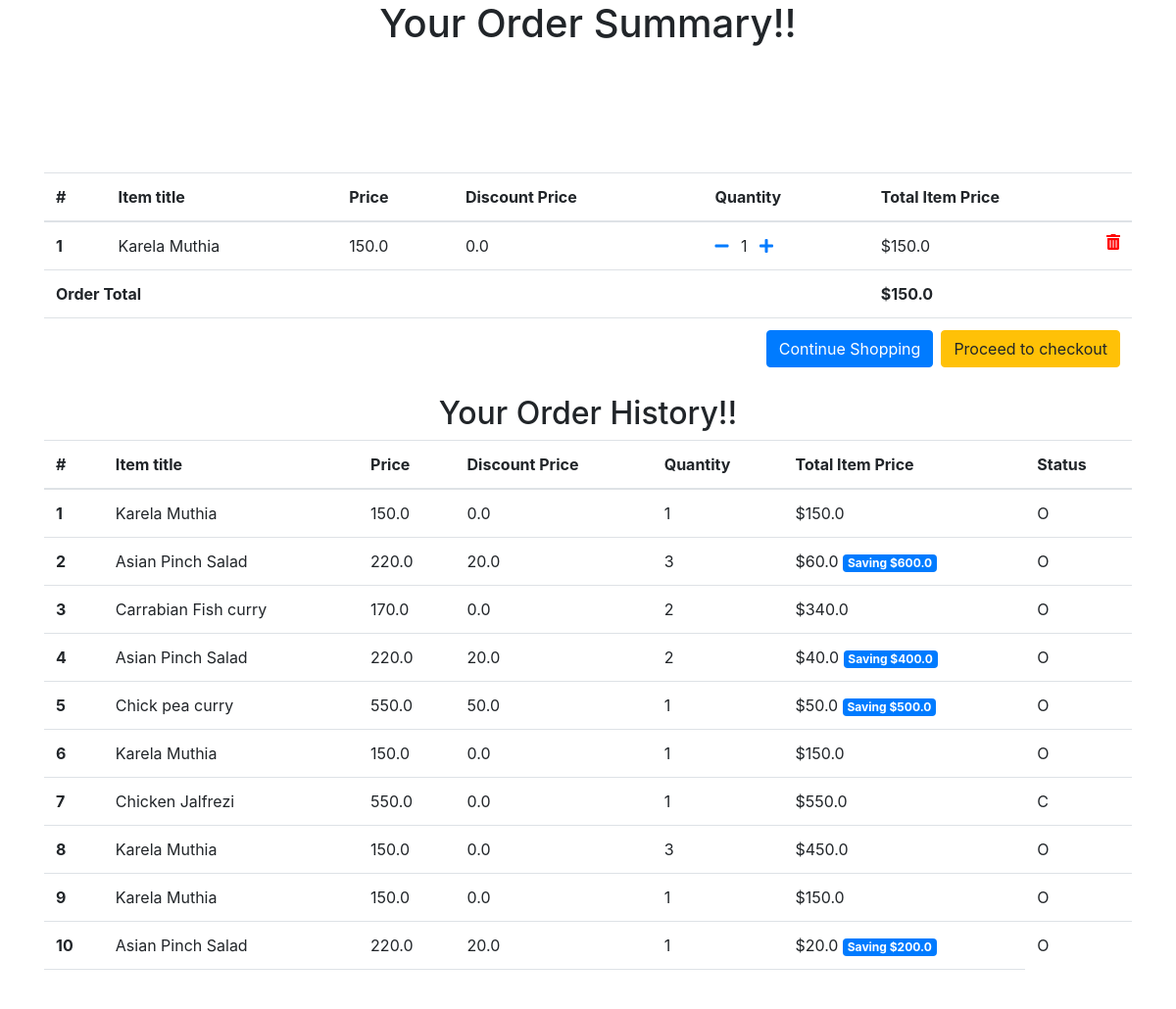
The app's page /order-summary/ (signed in) with its own data.
### core/models.py (models this page shows, shortened)
class OrderItem(models.Model):
    user = models.ForeignKey(settings.AUTH_USER_MODEL,
                             on_delete=models.CASCADE)
    ordered = models.BooleanField(default=False)
    item = models.ForeignKey(Item, on_delete=models.CASCADE)
    quantity = models.IntegerField(default=1)
    timestampStr = datetime.now().strftime("%d-%b-%Y (%H:%M:%S.%f)")
    status = models.CharField(choices=STATUS_CHOICES, max_length =1, default = 'O')
    chef_key = models.CharField(max_length=100 , default = timestampStr)
    def get_total_item_price(self):
        return self.quantity * self.item.price
    def get_total_discount_item_price(self):
        return self.quantity * self.item.discount_price
    def get_amount_saved(self):
        return self.get_total_item_price() - self.get_total_discount_item_price()
    def get_final_price(self):
    	if self.item.discount_price:
    		return self.get_total_discount_item_price()
    	return self.get_total_item_price()

class Item(models.Model):
    chef = models.ForeignKey(settings.AUTH_USER_MODEL,on_delete=models.CASCADE, null=True)
    title = models.CharField(max_length=100)
    is_veg = models.BooleanField(default=True)
    available = models.BooleanField(default=True)
    price = models.FloatField()
    discount_price = models.FloatField(blank=True, null=True)
    calories = models.FloatField(default=0)
    slug = models.SlugField(unique=True)
    description = models.TextField()
    image = models.ImageField(upload_to='item_pics')

class Order(models.Model):
    user = models.ForeignKey(settings.AUTH_USER_MODEL,on_delete=models.CASCADE)
    items = models.ManyToManyField(OrderItem)
    start_date = models.DateTimeField(auto_now_add=True)
    ordered_date = models.DateTimeField(auto_now = True)
    ordered = models.BooleanField(default=False)
    def get_total(self):
        total = 0
        for order_item in self.items.filter(ordered=False).all():
            total += order_item.get_final_price()
        return total

### core/views.py (the view)
# urls.py: path('order-summary/', OrderSummaryView.as_view(), name='order-summary'),
class OrderSummaryView(LoginRequiredMixin, View):
	def get(self, *args, **kwargs):
		try:
			order = Order.objects.get(user=self.request.user, ordered=False)
			order1 = Order.objects.get(user=self.request.user, ordered=False).items.filter(user=self.request.user,ordered=False).all()
			order2 = Order.objects.get(user=self.request.user, ordered=False).items.filter(user=self.request.user,ordered=True).all()
			context = {
				'object' : order,
				'object1' : order1,
				'object2' : order2
			}
			return render(self.request, 'core/order_summary.html', context)
		except ObjectDoesNotExist:
			messages.info(self.request, "You do not have an active order")
			return redirect("core:menu")

### core/templates/core/order_summary.html (shortened to what this page needs)
{% load static %}
<!DOCTYPE html>
<html lang="en">
<head>
  <link rel="stylesheet" href="https://stackpath.bootstrapcdn.com/bootstrap/4.3.1/css/bootstrap.min.css">
  <link rel="stylesheet" href="https://use.fontawesome.com/releases/v5.6.3/css/all.css">
</head>
<body>
  <h1 align="center">Your Order Summary!!</h1>
  <br> <br> <br> <br> <br>
  <div class="container">
    <div class="table-responsive text-nowrap">
  <table class="table">
    <thead>
      <tr>
        <th scope="col">#</th>
        <th scope="col">Item title</th>
        <th scope="col">Price</th>
        <th scope="col">Discount Price</th>
        <th scope="col">Quantity</th>
        <th scope="col">Total Item Price</th>
      </tr>
    </thead>
    <tbody>
    {% for order_item in object1 %}
      <tr>
        <th scope="row">{{ forloop.counter }}</th>
        <td> {{order_item.item.title}} </td>
        <td>{{order_item.item.price}}</td>
        <td>{{order_item.item.discount_price}}</td>
        <td>
                <a href="{% url 'core:remove-single-item-from-cart' order_item.item.slug %}"><i class="fas fa-minus mr-2"></i></a>
                {{ order_item.quantity }}
                <a href="{% url 'core:add-to-cart' order_item.item.slug %}"><i class="fas fa-plus ml-2"></i></a>
        </td>
        <td>
          {% if order_item.item.discount_price %}
                ${{order_item.get_total_discount_item_price}}
                <span class="badge badge-primary">Saving ${{order_item.get_amount_saved}}</span>
          {% else %}
                ${{order_item.get_total_item_price}}
          {% endif %}
          <a style="color: red;" href="{% url 'core:remove-from-cart' order_item.item.slug %}">
            <i class="fas fa-trash-alt float-right"></i>
          </a>
        </td>
      </tr>
    {% endfor %}
    {% if object.get_total %}
    <tr>
      <td colspan="5"><b>Order Total</b></td>
      <td><b>${{ object.get_total }} </b></td>
    </tr>
    <tr>
      <td colspan="6">
        <a class="btn btn-warning float-right ml-2" href="{% url 'payments:pay' %}">Proceed to checkout</a>
        <a class="btn btn-primary float-right" href="{% url 'core:menu' %}">Continue Shopping</a>
      </td>
    </tr>
    {% endif %}
    </tbody>
  </table>
  <h2 align="center">Your Order History!!</h2>
  <table class="table">
    <thead>
      <tr>
        <th scope="col">#</th>
        <th scope="col">Item title</th>
        <th scope="col">Price</th>
        <th scope="col">Discount Price</th>
        <th scope="col">Quantity</th>
        <th scope="col">Total Item Price</th>
        <th scope="col">Status</th>
      </tr>
    </thead>
    <tbody>
    {% for order_item in object2 %}
      <tr>
        <th scope="row">{{ forloop.counter }}</th>
        <td> {{order_item.item.title}} </td>
        <td>{{order_item.item.price}}</td>
        <td>{{order_item.item.discount_price}}</td>
        <td>
                {{ order_item.quantity }}
        </td>
        <td>
          {% if order_item.item.discount_price %}
                ${{order_item.get_total_discount_item_price}}
                <span class="badge badge-primary">Saving ${{order_item.get_amount_saved}}</span>
          {% else %}
                ${{order_item.get_total_item_price}}
          {% endif %}
        </td>
          <td>{{order_item.status}}</td>
      </tr>
    {% endfor %}
    {% if object.get_total %}
    <tr>
      <td colspan="6">
      </td>
    </tr>
    {% endif %}
    </tbody>
  </table>
</div>
  </div>
</body>
</html>

### records on screen
OrderItem: item "Karela Muthia", item.price "150.0", item.discount_price "0.0", quantity "1", get_total_item_price "150.0"
Order: get_total "150.0"
OrderItem: item "Karela Muthia", item.price "150.0", item.discount_price "0.0", quantity "1", get_total_item_price "150.0", status "O"
OrderItem: item "Asian Pinch Salad", item.price "220.0", item.discount_price "20.0", quantity "3", get_total_discount_item_price "60.0", get_amount_saved "600.0", status "O"
OrderItem: item "Carrabian Fish curry", item.price "170.0", item.discount_price "0.0", quantity "2", get_total_item_price "340.0", status "O"
OrderItem: item "Asian Pinch Salad", item.price "220.0", item.discount_price "20.0", quantity "2", get_total_discount_item_price "40.0", get_amount_saved "400.0", status "O"
OrderItem: item "Chick pea curry", item.price "550.0", item.discount_price "50.0", quantity "1", get_total_discount_item_price "50.0", get_amount_saved "500.0", status "O"
OrderItem: item "Karela Muthia", item.price "150.0", item.discount_price "0.0", quantity "1", get_total_item_price "150.0", status "O"
OrderItem: item "Chicken Jalfrezi", item.price "550.0", item.discount_price "0.0", quantity "1", get_total_item_price "550.0", status "C"
OrderItem: item "Karela Muthia", item.price "150.0", item.discount_price "0.0", quantity "3", get_total_item_price "450.0", status "O"
OrderItem: item "Karela Muthia", item.price "150.0", item.discount_price "0.0", quantity "1", get_total_item_price "150.0", status "O"
OrderItem: item "Asian Pinch Salad", item.price "220.0", item.discount_price "20.0", quantity "1", get_total_discount_item_price "20.0", get_amount_saved "200.0", status "O"
